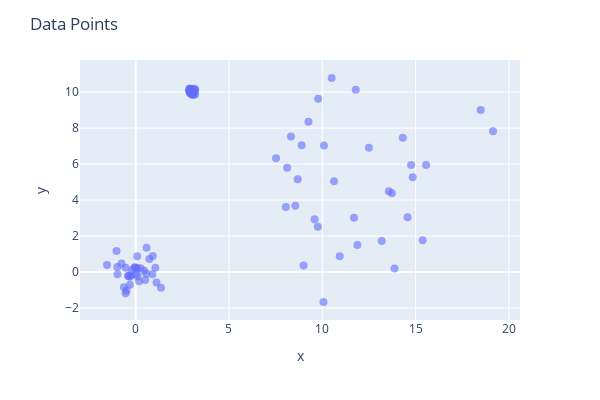

This figure's notebook cell:
### Code cell
cv_X = cv.ClusterVisualizer(df_X)

cv_X.plot_data()
